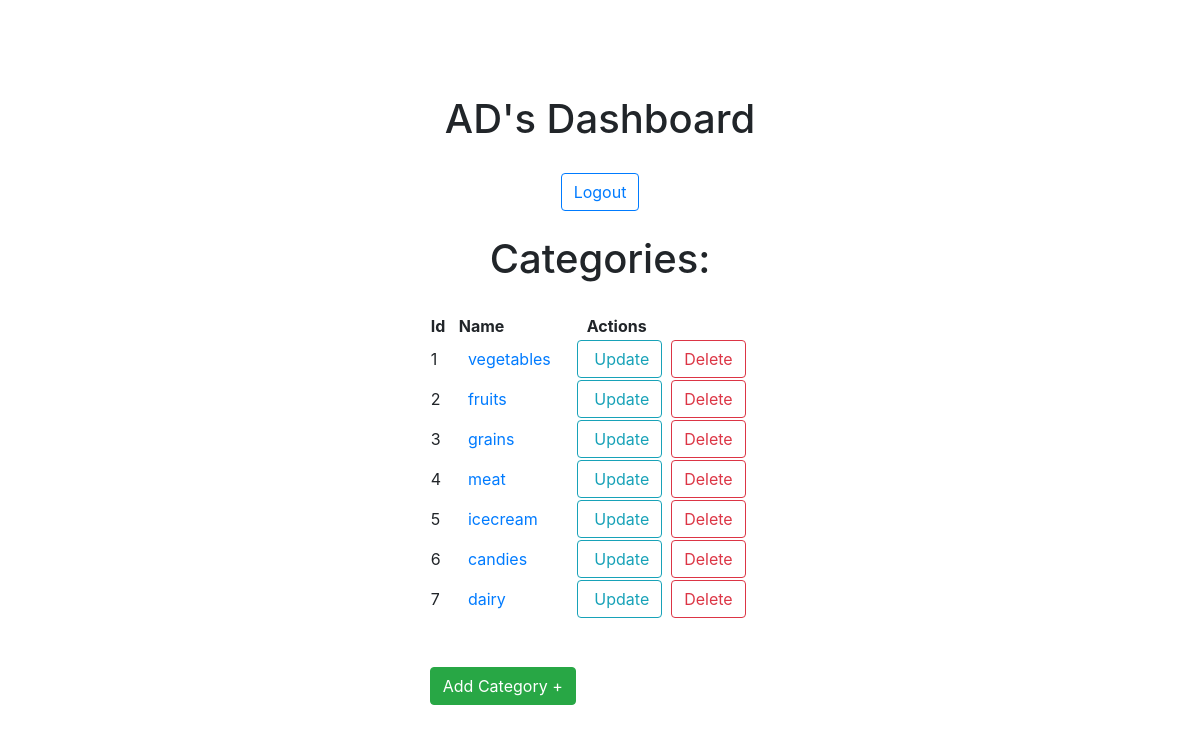
/dashboard, run on the app's committed database.
### app.py (models this page shows, shortened)
class Category(db.Model):
    id = db.Column(db.Integer(), primary_key=True)
    category_name = db.Column(db.String(20), unique=True, nullable=False)
    items = db.relationship('Product', backref='section')   #its the relationship between categories and products

### app.py (the view)
@app.route('/dashboard', methods=['GET', 'POST'])
def dashboard():
    categories = Category.query.all()   #queries all categories from db
    return render_template('dashboard.html', categories=categories)

### templates/dashboard.html (shortened to what this page needs)
{% extends 'base.html' %}
{% block content %}
<div>
    <div class="container text-center">
        <h1>AD's Dashboard</h1>
        <a type="button" class='btn btn-outline-primary' href="/" >Logout</a>
        {% if categories|length==0 %}
        <h1>No categories found</h1>
        {% else %}
    </div>
    <br>
    <h1>Categories:</h1>
    <table>
        <tr>
            <th>Id&nbsp&nbsp</th>
            <th>&nbspName</th>
            <th></th>
            <th>&nbsp&nbsp&nbsp&nbsp&nbspActions</th>
            <th></th>
        </tr>
            {% for category in categories %}
            <tr>
                <td>{{ category.id }}</td>
                <td><a class='btn btn-link' href="/view_products/{{ category.id }}">{{ category.category_name }}</a></td>
                <td></td>
                <td>
                    &nbsp&nbsp<a type='button' class='btn btn-outline-info' href="/update_category/{{ category.id }}">&nbspUpdate</a>
                    &nbsp<a type='button' class='btn btn-outline-danger' href="/delete_category_confirmation/{{ category.id }}">Delete</a>
                </td>
                </tr>
                {% endfor %}
            </table>
            {% endif %}
            <br><br>
            <a type='button' class='btn btn-success' href="{{ url_for('add_category') }}">Add Category +</a>
        </div>
{% endblock %}

### templates/base.html (shortened to what this page needs)
<!DOCTYPE html>
<html>
<head>
    <link rel="stylesheet" href="https://cdn.jsdelivr.net/npm/bootstrap@4.3.1/dist/css/bootstrap.min.css">
    <link rel="stylesheet" href="static/style.css">
</head>
<body class="d-flex justify-content-center align-items-center">
<div>
    {% block content %}{% endblock %}
</div>
</body>
</html>

### static/style.css (style rules this page uses)
html { display: table; margin: auto; }
body { vertical-align: middle; height: 100vh; }
.container { max-width: 800px; margin: 0 auto; }
h1 { text-align: center; margin-bottom: 30px; }

### data on the page
Category: id "1", category_name "vegetables"
Category: id "2", category_name "fruits"
Category: id "3", category_name "grains"
Category: id "4", category_name "meat"
Category: id "5", category_name "icecream"
Category: id "6", category_name "candies"
Category: id "7", category_name "dairy"
